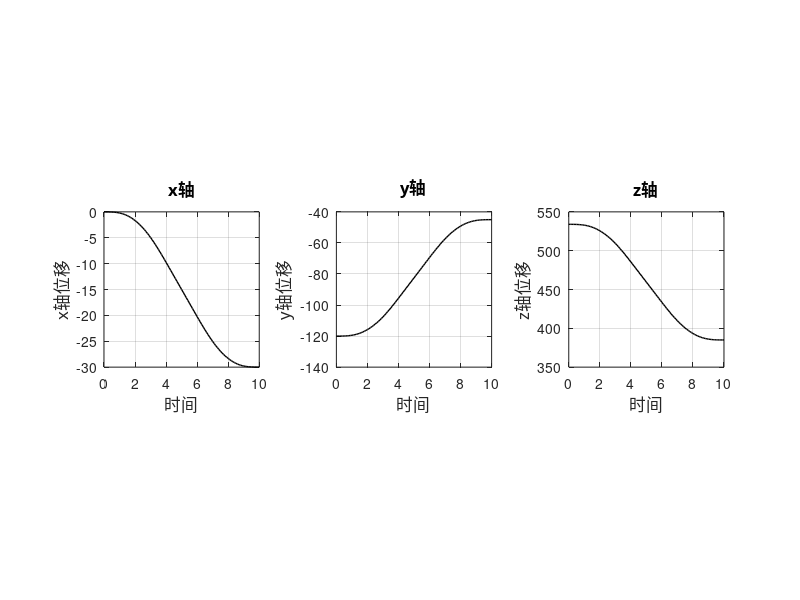

Recreate this plot in MATLAB. (Note: this script raises an error after producing the figure.)
close all;
clear;

%% 0.
% xyz_start=[0,-120.02,533.96];       %轨迹起点(关节角为0)的末端坐标，单位mm；
xyz_start=[0,-120.02,533.96];
xyz_end=[-30,-45,385];     %轨迹终点的末端坐标；
T=10;       %完成轨迹规划的时间；

%% 1.轨迹规划
L=sqrt((xyz_end(1)-xyz_start(1))^2+(xyz_end(2)-xyz_start(2))^2+(xyz_end(3)-xyz_start(3))^2);
dt=T/7;        %每段的时间长度
v1=L/(16*dt);   %第一次加速度拐点
J=2*v1/(dt*dt); %加加速度
amax=dt*J;      %最大加速度
v2=v1+dt*amax;  %第二次加速度拐点
vmax=v2+v1;     %第三次速度拐点

t1 = 1*dt;
t2 = 2*dt;
t3 = 3*dt;
t4 = 4*dt;
t5 = 5*dt;
t6 = 6*dt;
t7 = 7*dt;

t=0:0.1:T;

vt1=1/2*J*t.^2.*(t>=0 & t<t1);
vt2=(v1+amax*(t-t1)).*(t>=t1 & t<t2);
vt3=(vmax-1/2*J*(t3-t).^2).*(t>=t2 & t<t3);
vt4=vmax.*(t>=t3 & t<t4);
vt5=(vmax-1/2*J*(t-t4).^2).*(t>=t4 & t<t5);
vt6=(v2-amax*(t-t5)).*(t>=t5 & t<t6);
vt7=(1/2*J*(t7-t).^2).*(t>=t6 & t<t7);

vt=vt1+vt2+vt3+vt4+vt5+vt6+vt7;     %各时刻速度

S=zeros(1,length(t));       %各时刻位移
for i=2:length(t)
    S(i)=trapz(t(1:i),vt(1:i));
end 

%各时刻xyz的位移
x_s=xyz_start(1)+(xyz_end(1)-xyz_start(1))/L*S;     
y_s=xyz_start(2)+(xyz_end(2)-xyz_start(2))/L*S;
z_s=xyz_start(3)+(xyz_end(3)-xyz_start(3))/L*S;

%各时刻xyz轴的速度分量
v_x=(xyz_end(1)-xyz_start(1))/L*vt;
v_y=(xyz_end(2)-xyz_start(2))/L*vt;
v_z=(xyz_end(3)-xyz_start(3))/L*vt;

figure(1)
subplot(1,3,1)
plot(t,x_s,'k','linewidth',1);
xlabel('时间','FontName','黑体','FontSize',12);
ylabel('x轴位移','FontName','黑体','FontSize',12);
title('x轴','FontName','黑体','FontSize',12)
axis square;
grid on;

subplot(1,3,2)
plot(t,y_s,'k','linewidth',1);
xlabel('时间','FontName','黑体','FontSize',12);
ylabel('y轴位移','FontName','黑体','FontSize',12);
title('y轴','FontName','黑体','FontSize',12)
axis square;
grid on;

subplot(1,3,3)
plot(t,z_s,'k','linewidth',1);
xlabel('时间','FontName','黑体','FontSize',12);
ylabel('z轴位移','FontName','黑体','FontSize',12);
title('z轴','FontName','黑体','FontSize',12)
axis square;
grid on;

% figure(2)
% plot3(x_s,y_s,z_s,'k','linewidth',2);
% xlabel('x轴'),ylabel('y轴'),zlabel('z轴');
% axis square;
% grid on;

%% 2轨迹跟踪.
% %使用PID控制
dth = [0; 0; 0; 0; 0; 0];
% th = [0.1; 0.1; 0.1; 0.1; 0.1; 0.1];
th = [0; 0; 0; 0; 0; 0];

x=[xyz_start';0;0;0];        %每时刻的位姿

% lamda=1;
% lamda=0;
lamda=1;

k = 0.1;
% ita = 0.01;
% ita = 0.0001;
ita = 0.0002;
c = 5;
% c = 0.05;
% alpha = 2;
alpha = 0;

% PID参数（可根据需要调整）
Kp = 0.001;  % 比例增益，使用原c值作为起点
Ki = 0.0001;  % 积分增益
Kd = 0.0001;  % 微分增益

e = [0; 0; 0; 0; 0; 0];
de = zeros(6,1);
integral_e = zeros(6,1);
prev_e = zeros(6,1);
dt = 0.1;  % 时间步长

for i = 1 : length(t)
    %位置和速度给定
    xd=[x_s(i);y_s(i);z_s(i);0;0;0];     %期望位姿
    dxd=[v_x(i);v_y(i);v_z(i);0;0;0];
    %解出当前位置
    q=th(:, i);
%     x(:, i)=[transl(fknie_4dof(q'));0;0;0];    %当前实际位姿
    %求解当前角度下的雅可比矩阵
    Jac = Jacob_cross_SDH(q');
    %误差
    e(:, i) = xd - x(:,i);      %误差
    
    % PID计算
    integral_e = integral_e + e(:, i) * dt;
    de_dt = (e(:, i) - prev_e) / dt;
    v = dxd + Kp * e(:, i) + Ki * integral_e + Kd * de_dt;  % 机械臂的末端实际速度
    
    de(:, i) = dxd - v;     %误差的微分
    dth(:, i) = inv(Jac+lamda.*diag(ones(1,6)))*v;      %关节角的增量
    th(:, i + 1) = th(:, i) + dth(:, i)*0.1;    %下一时刻的关节角度
    x(:, i+1) = x(:, i) + v*0.1;    %机械臂末端实际位姿
    
    prev_e = e(:, i);
end


figure(2)
plot(t,e(1:3,:),'linewidth',2);
xlabel('时间/s','FontName','黑体','FontSize',12);
ylabel('误差/mm','FontName','黑体','FontSize',12);
legend('x轴的位置跟踪误差','y轴的位置跟踪误差','z轴的位置跟踪误差')
title('位置跟踪误差曲线','FontName','黑体','FontSize',12)
axis on;
grid on;

figure(3)
subplot(2, 3, 1);
plot(t, th(1, 1:length(th)-1),'LineWidth',1.5,'color','k');
xlabel('时间','FontName','黑体','FontSize',12);
ylabel('角度值/rad','FontName','黑体','FontSize',12);
set(gca,'XLim',[min(t) max(t)]);
grid on;
title('第1关节角度变化曲线','FontName','黑体','FontSize',12)

subplot(2, 3, 2);
plot(t, th(2, 1:length(th)-1),'LineWidth',1.5,'color','k');
xlabel('时间','FontName','黑体','FontSize',12);
ylabel('角度值/rad','FontName','黑体','FontSize',12);
set(gca,'XLim',[min(t) max(t)]);
grid on;
title('第2关节角度变化曲线','FontName','黑体','FontSize',12)

subplot(2, 3, 3);
plot(t, th(3, 1:length(th)-1),'LineWidth',1.5,'color','k');
xlabel('时间','FontName','黑体','FontSize',12);
ylabel('角度值/rad','FontName','黑体','FontSize',12);
set(gca,'XLim',[min(t) max(t)]);
grid on;
title('第3关节角度变化曲线','FontName','黑体','FontSize',12)

subplot(2, 3, 4);
plot(t, th(4, 1:length(th)-1),'LineWidth',1.5,'color','k');
xlabel('时间','FontName','黑体','FontSize',12);
ylabel('角度值/rad','FontName','黑体','FontSize',12);
set(gca,'XLim',[min(t) max(t)]);
grid on;
title('第4关节角度变化曲线','FontName','黑体','FontSize',12)

subplot(2, 3, 5);
plot(t, th(5, 1:length(th)-1),'LineWidth',1.5,'color','k');
xlabel('时间','FontName','黑体','FontSize',12);
ylabel('角度值/rad','FontName','黑体','FontSize',12);
set(gca,'XLim',[min(t) max(t)]);
grid on;
title('第5关节角度变化曲线','FontName','黑体','FontSize',12)

subplot(2, 3, 6);
plot(t, th(6, 1:length(th)-1),'LineWidth',1.5,'color','k');
xlabel('时间','FontName','黑体','FontSize',12);
ylabel('角度值/rad','FontName','黑体','FontSize',12);
set(gca,'XLim',[min(t) max(t)]);
grid on;
title('第6关节角度变化曲线','FontName','黑体','FontSize',12)
